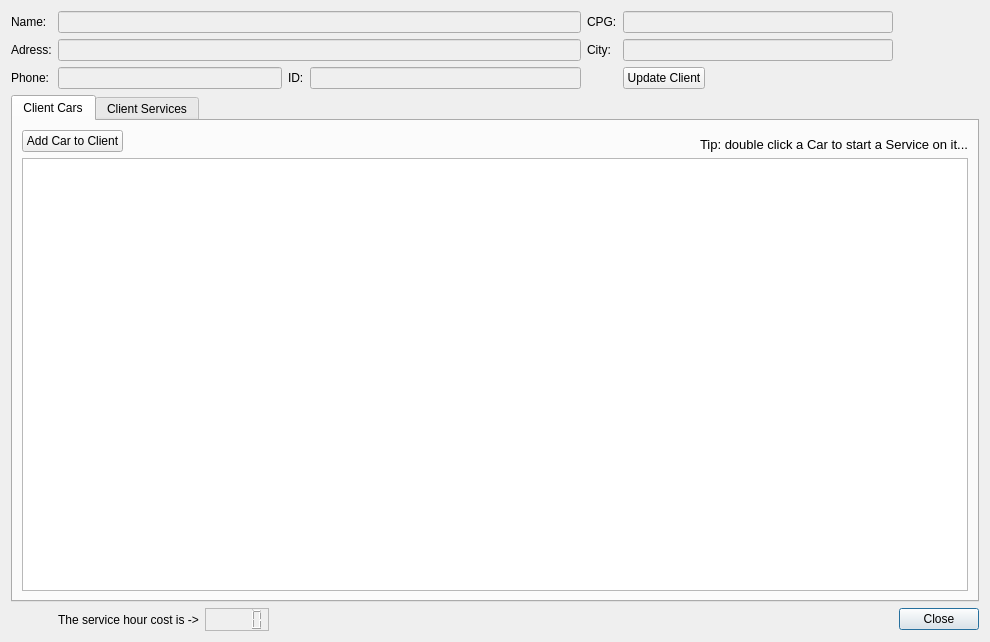
<?xml version="1.0" encoding="UTF-8"?>
<ui version="4.0">
 <class>Client_Services_History</class>
 <widget class="QDialog" name="Client_Services_History">
  <property name="geometry">
   <rect>
    <x>0</x>
    <y>0</y>
    <width>990</width>
    <height>642</height>
   </rect>
  </property>
  <property name="windowTitle">
   <string>Client History</string>
  </property>
  <property name="windowIcon">
   <iconset resource="images/images.qrc">
    <normaloff>:/emoticons/service.png</normaloff>:/emoticons/service.png</iconset>
  </property>
  <layout class="QGridLayout" name="gridLayout">
   <item row="3" column="1">
    <widget class="QLabel" name="lbl_Client_Phone">
     <property name="maximumSize">
      <size>
       <width>60</width>
       <height>48</height>
      </size>
     </property>
     <property name="text">
      <string>Phone:</string>
     </property>
    </widget>
   </item>
   <item row="1" column="1">
    <widget class="QLabel" name="lbl_Client_Address">
     <property name="maximumSize">
      <size>
       <width>60</width>
       <height>48</height>
      </size>
     </property>
     <property name="text">
      <string>Adress:</string>
     </property>
    </widget>
   </item>
   <item row="1" column="2" colspan="5">
    <widget class="QLineEdit" name="line_Address">
     <property name="enabled">
      <bool>false</bool>
     </property>
     <property name="maxLength">
      <number>50</number>
     </property>
    </widget>
   </item>
   <item row="0" column="1">
    <widget class="QLabel" name="lbl_Client_Name">
     <property name="sizePolicy">
      <sizepolicy hsizetype="Preferred" vsizetype="Preferred">
       <horstretch>0</horstretch>
       <verstretch>0</verstretch>
      </sizepolicy>
     </property>
     <property name="maximumSize">
      <size>
       <width>60</width>
       <height>48</height>
      </size>
     </property>
     <property name="text">
      <string>Name:</string>
     </property>
    </widget>
   </item>
   <item row="1" column="8">
    <widget class="QLineEdit" name="lineEdit_City">
     <property name="enabled">
      <bool>false</bool>
     </property>
    </widget>
   </item>
   <item row="6" column="9">
    <widget class="QPushButton" name="pushButton">
     <property name="sizePolicy">
      <sizepolicy hsizetype="Fixed" vsizetype="Fixed">
       <horstretch>0</horstretch>
       <verstretch>0</verstretch>
      </sizepolicy>
     </property>
     <property name="text">
      <string>Close</string>
     </property>
    </widget>
   </item>
   <item row="5" column="1" colspan="9">
    <widget class="QTabWidget" name="tabWidget">
     <property name="currentIndex">
      <number>0</number>
     </property>
     <widget class="QWidget" name="tab_Cars">
      <attribute name="title">
       <string>Client Cars</string>
      </attribute>
      <layout class="QGridLayout" name="gridLayout_3">
       <item row="1" column="0" colspan="5">
        <widget class="QTableView" name="tbl_Client_Cars">
         <property name="toolTip">
          <string>Double click here to generate a new Service Order.</string>
         </property>
         <property name="editTriggers">
          <set>QAbstractItemView::NoEditTriggers</set>
         </property>
         <property name="sortingEnabled">
          <bool>true</bool>
         </property>
        </widget>
       </item>
       <item row="0" column="4">
        <widget class="QLabel" name="lbl_Client_Services_History">
         <property name="sizePolicy">
          <sizepolicy hsizetype="Fixed" vsizetype="Preferred">
           <horstretch>0</horstretch>
           <verstretch>0</verstretch>
          </sizepolicy>
         </property>
         <property name="sizeIncrement">
          <size>
           <width>1</width>
           <height>0</height>
          </size>
         </property>
         <property name="font">
          <font>
           <pointsize>10</pointsize>
          </font>
         </property>
         <property name="text">
          <string>Tip: double click a Car to start a Service on it...</string>
         </property>
         <property name="alignment">
          <set>Qt::AlignBottom|Qt::AlignLeading|Qt::AlignLeft</set>
         </property>
        </widget>
       </item>
       <item row="0" column="3">
        <widget class="QLabel" name="label_3">
         <property name="maximumSize">
          <size>
           <width>24</width>
           <height>24</height>
          </size>
         </property>
         <property name="text">
          <string/>
         </property>
         <property name="pixmap">
          <pixmap resource="images/images.qrc">:/emoticons/hint.png</pixmap>
         </property>
         <property name="scaledContents">
          <bool>true</bool>
         </property>
        </widget>
       </item>
       <item row="0" column="0">
        <widget class="QPushButton" name="btn_Add_Car_To_Client">
         <property name="sizePolicy">
          <sizepolicy hsizetype="Fixed" vsizetype="Fixed">
           <horstretch>0</horstretch>
           <verstretch>0</verstretch>
          </sizepolicy>
         </property>
         <property name="maximumSize">
          <size>
           <width>16777215</width>
           <height>32</height>
          </size>
         </property>
         <property name="text">
          <string>Add Car to Client</string>
         </property>
         <property name="icon">
          <iconset resource="images/images.qrc">
           <normaloff>:/emoticons/carkey.png</normaloff>:/emoticons/carkey.png</iconset>
         </property>
         <property name="iconSize">
          <size>
           <width>24</width>
           <height>24</height>
          </size>
         </property>
        </widget>
       </item>
      </layout>
     </widget>
     <widget class="QWidget" name="tab_Services">
      <attribute name="title">
       <string>Client Services</string>
      </attribute>
      <layout class="QGridLayout" name="gridLayout_2">
       <item row="0" column="0">
        <widget class="QCheckBox" name="checkBox">
         <property name="sizePolicy">
          <sizepolicy hsizetype="Fixed" vsizetype="Fixed">
           <horstretch>0</horstretch>
           <verstretch>0</verstretch>
          </sizepolicy>
         </property>
         <property name="text">
          <string>Show Only Open Services</string>
         </property>
        </widget>
       </item>
       <item row="0" column="4">
        <widget class="QLabel" name="lbl_Double_click_To_Manage">
         <property name="sizePolicy">
          <sizepolicy hsizetype="Fixed" vsizetype="Preferred">
           <horstretch>0</horstretch>
           <verstretch>0</verstretch>
          </sizepolicy>
         </property>
         <property name="text">
          <string>Tip: double click a service to manage it...</string>
         </property>
        </widget>
       </item>
       <item row="1" column="0" colspan="5">
        <widget class="QTableView" name="tbl_Client_Services">
         <property name="toolTip">
          <string/>
         </property>
         <property name="editTriggers">
          <set>QAbstractItemView::NoEditTriggers</set>
         </property>
        </widget>
       </item>
       <item row="0" column="1">
        <widget class="QCheckBox" name="checkBox_2">
         <property name="text">
          <string>Show Only Finished Services</string>
         </property>
        </widget>
       </item>
       <item row="0" column="2" alignment="Qt::AlignRight">
        <widget class="QLabel" name="label_4">
         <property name="text">
          <string/>
         </property>
        </widget>
       </item>
       <item row="0" column="3" alignment="Qt::AlignRight">
        <widget class="QLabel" name="label_5">
         <property name="maximumSize">
          <size>
           <width>24</width>
           <height>24</height>
          </size>
         </property>
         <property name="text">
          <string/>
         </property>
         <property name="pixmap">
          <pixmap resource="images/images.qrc">:/emoticons/hint.png</pixmap>
         </property>
         <property name="scaledContents">
          <bool>true</bool>
         </property>
        </widget>
       </item>
      </layout>
     </widget>
    </widget>
   </item>
   <item row="0" column="8">
    <widget class="QLineEdit" name="lineEdit_CPG">
     <property name="enabled">
      <bool>false</bool>
     </property>
    </widget>
   </item>
   <item row="1" column="7">
    <widget class="QLabel" name="lbl_Client_City">
     <property name="sizePolicy">
      <sizepolicy hsizetype="Preferred" vsizetype="Preferred">
       <horstretch>0</horstretch>
       <verstretch>0</verstretch>
      </sizepolicy>
     </property>
     <property name="maximumSize">
      <size>
       <width>60</width>
       <height>48</height>
      </size>
     </property>
     <property name="text">
      <string>City:</string>
     </property>
    </widget>
   </item>
   <item row="3" column="5">
    <widget class="QLabel" name="lbl_Client_ID">
     <property name="sizePolicy">
      <sizepolicy hsizetype="Preferred" vsizetype="Preferred">
       <horstretch>0</horstretch>
       <verstretch>0</verstretch>
      </sizepolicy>
     </property>
     <property name="maximumSize">
      <size>
       <width>60</width>
       <height>48</height>
      </size>
     </property>
     <property name="text">
      <string>ID:</string>
     </property>
    </widget>
   </item>
   <item row="3" column="6">
    <widget class="QLineEdit" name="lineEdit_ID">
     <property name="enabled">
      <bool>false</bool>
     </property>
    </widget>
   </item>
   <item row="6" column="4">
    <widget class="QLabel" name="label_2">
     <property name="maximumSize">
      <size>
       <width>32</width>
       <height>32</height>
      </size>
     </property>
     <property name="text">
      <string/>
     </property>
     <property name="pixmap">
      <pixmap resource="images/images.qrc">:/emoticons/face-sick.png</pixmap>
     </property>
     <property name="scaledContents">
      <bool>true</bool>
     </property>
    </widget>
   </item>
   <item row="3" column="2" colspan="3">
    <widget class="QLineEdit" name="line_Phone">
     <property name="enabled">
      <bool>false</bool>
     </property>
     <property name="maxLength">
      <number>34</number>
     </property>
    </widget>
   </item>
   <item row="3" column="8">
    <widget class="QPushButton" name="btn_Update_Client">
     <property name="sizePolicy">
      <sizepolicy hsizetype="Fixed" vsizetype="Fixed">
       <horstretch>0</horstretch>
       <verstretch>0</verstretch>
      </sizepolicy>
     </property>
     <property name="maximumSize">
      <size>
       <width>16777215</width>
       <height>32</height>
      </size>
     </property>
     <property name="layoutDirection">
      <enum>Qt::LeftToRight</enum>
     </property>
     <property name="text">
      <string>Update Client</string>
     </property>
     <property name="icon">
      <iconset resource="images/images.qrc">
       <normaloff>:/emoticons/client_info.png</normaloff>:/emoticons/client_info.png</iconset>
     </property>
     <property name="iconSize">
      <size>
       <width>24</width>
       <height>24</height>
      </size>
     </property>
    </widget>
   </item>
   <item row="0" column="2" colspan="5">
    <widget class="QLineEdit" name="line_Name">
     <property name="enabled">
      <bool>false</bool>
     </property>
     <property name="acceptDrops">
      <bool>false</bool>
     </property>
     <property name="maxLength">
      <number>40</number>
     </property>
     <property name="readOnly">
      <bool>true</bool>
     </property>
    </widget>
   </item>
   <item row="0" column="7">
    <widget class="QLabel" name="lbl_Client_CPf">
     <property name="sizePolicy">
      <sizepolicy hsizetype="Preferred" vsizetype="Preferred">
       <horstretch>0</horstretch>
       <verstretch>0</verstretch>
      </sizepolicy>
     </property>
     <property name="maximumSize">
      <size>
       <width>60</width>
       <height>48</height>
      </size>
     </property>
     <property name="text">
      <string>CPG:</string>
     </property>
    </widget>
   </item>
   <item row="6" column="3">
    <widget class="QLCDNumber" name="lcd_Hour_Cost">
     <property name="sizePolicy">
      <sizepolicy hsizetype="Fixed" vsizetype="Minimum">
       <horstretch>0</horstretch>
       <verstretch>0</verstretch>
      </sizepolicy>
     </property>
     <property name="frameShape">
      <enum>QFrame::StyledPanel</enum>
     </property>
     <property name="frameShadow">
      <enum>QFrame::Sunken</enum>
     </property>
    </widget>
   </item>
   <item row="6" column="2">
    <widget class="QLabel" name="label">
     <property name="text">
      <string>The service hour cost is -&gt;</string>
     </property>
    </widget>
   </item>
  </layout>
 </widget>
 <resources>
  <include location="images/images.qrc"/>
 </resources>
 <connections/>
</ui>
